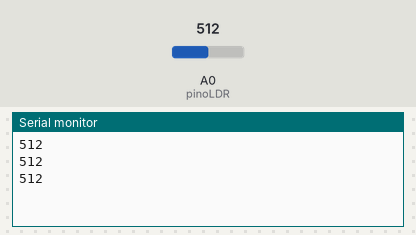
Bench run of a sketch on a simulated Arduino Uno, built with avr-gcc and run on an emulated ATmega328P. On the bench: the last lines printed to the serial monitor. The test bench sets the inputs (shaded band); at power-on: A0 (pinoLDR) = 512.

Above: at 1.3 s.
1.4 s: A0 (pinoLDR) set to 716
At 1.9 s:
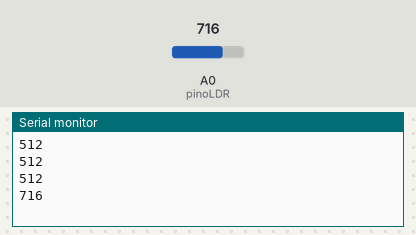
2.9 s: A0 (pinoLDR) set to 900
At 3.4 s:
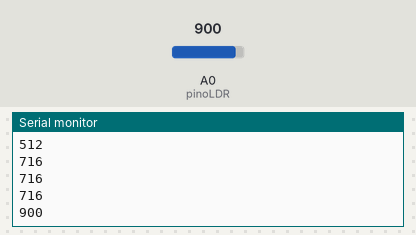
Timing chart, 0 to 5.9 s (numbered marks = the images above; inputs shaded):
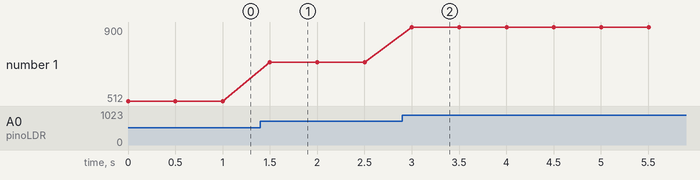

Measured:
- after the input at 1.4 s, the serial monitor: prints a new line after 0.10 s (image 1)
- after the input at 2.9 s, the serial monitor: prints a new line after 0.10 s (image 2)
- plotted number 1: 512 → 716 after the input at 1.4 s, 716 → 900 after the input at 2.9 s

The sketch:

ldr.ino
```cpp
// C++ code
//

int pinoLDR = A0;
int intensidade = 0;
//int ledVerm = 8;

void setup()
{
  Serial.begin(9600);
  pinMode(pinoLDR, INPUT);
  //pinMode(ledVerm, OUTPUT);
}

void loop()
{
  intensidade = analogRead(pinoLDR);

  Serial.println(intensidade);
/*
  if(intensidade < 500){
    digitalWrite(ledVerm, HIGH);
  }else{
    digitalWrite(ledVerm, LOW);
  }
  */
  delay(500);
}
```
